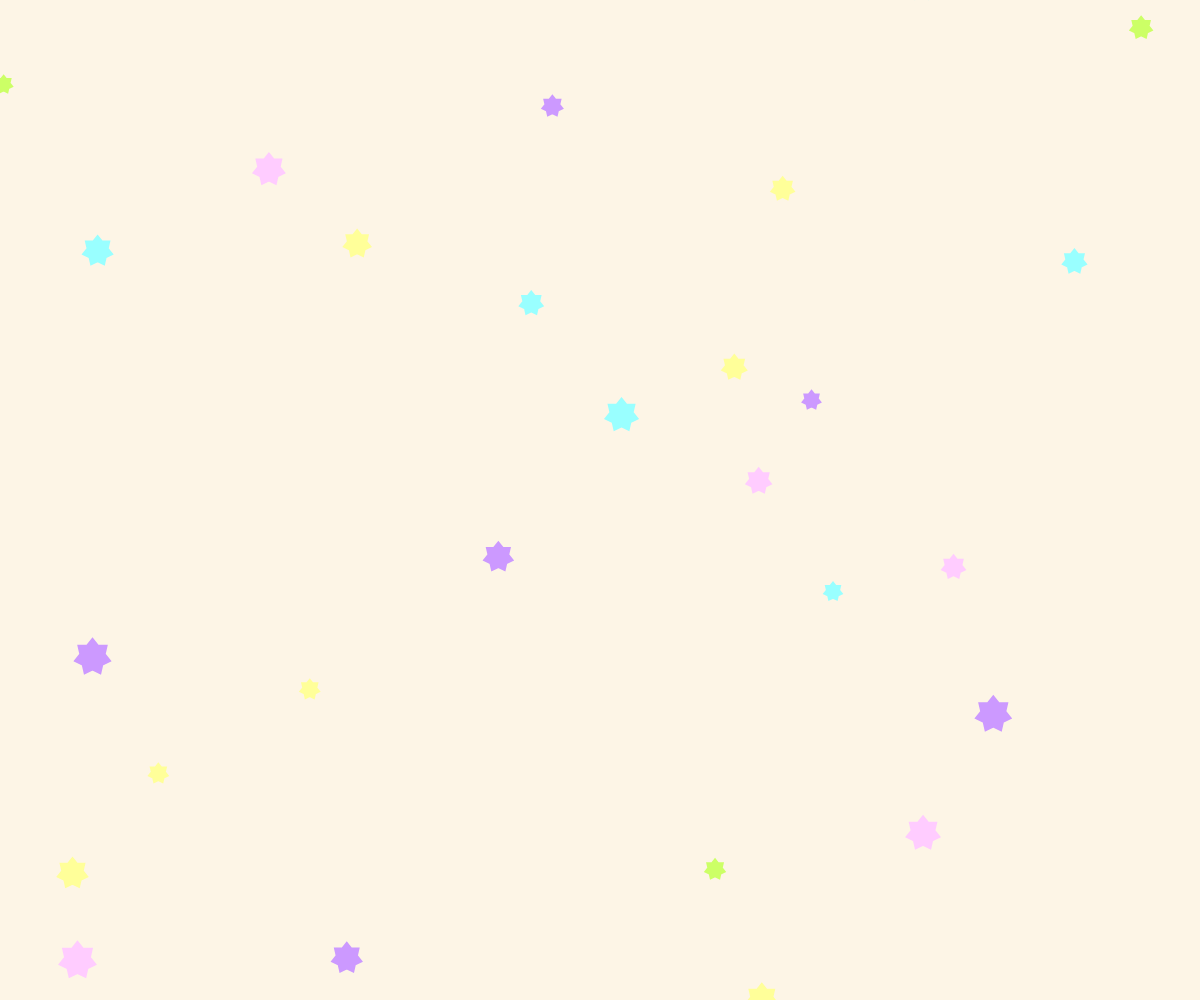
Frame 1 (no input)
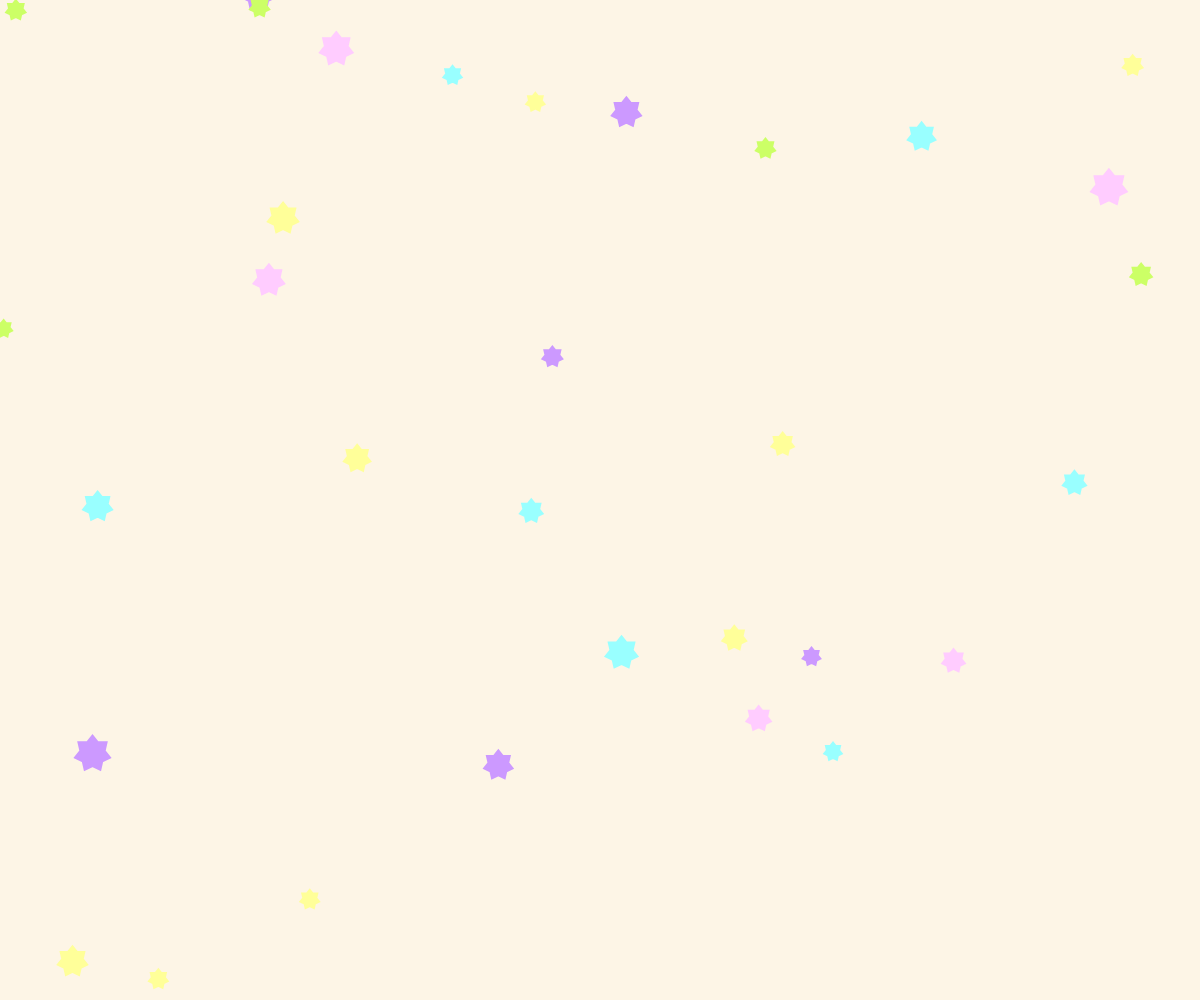
Frame 60 (no input)
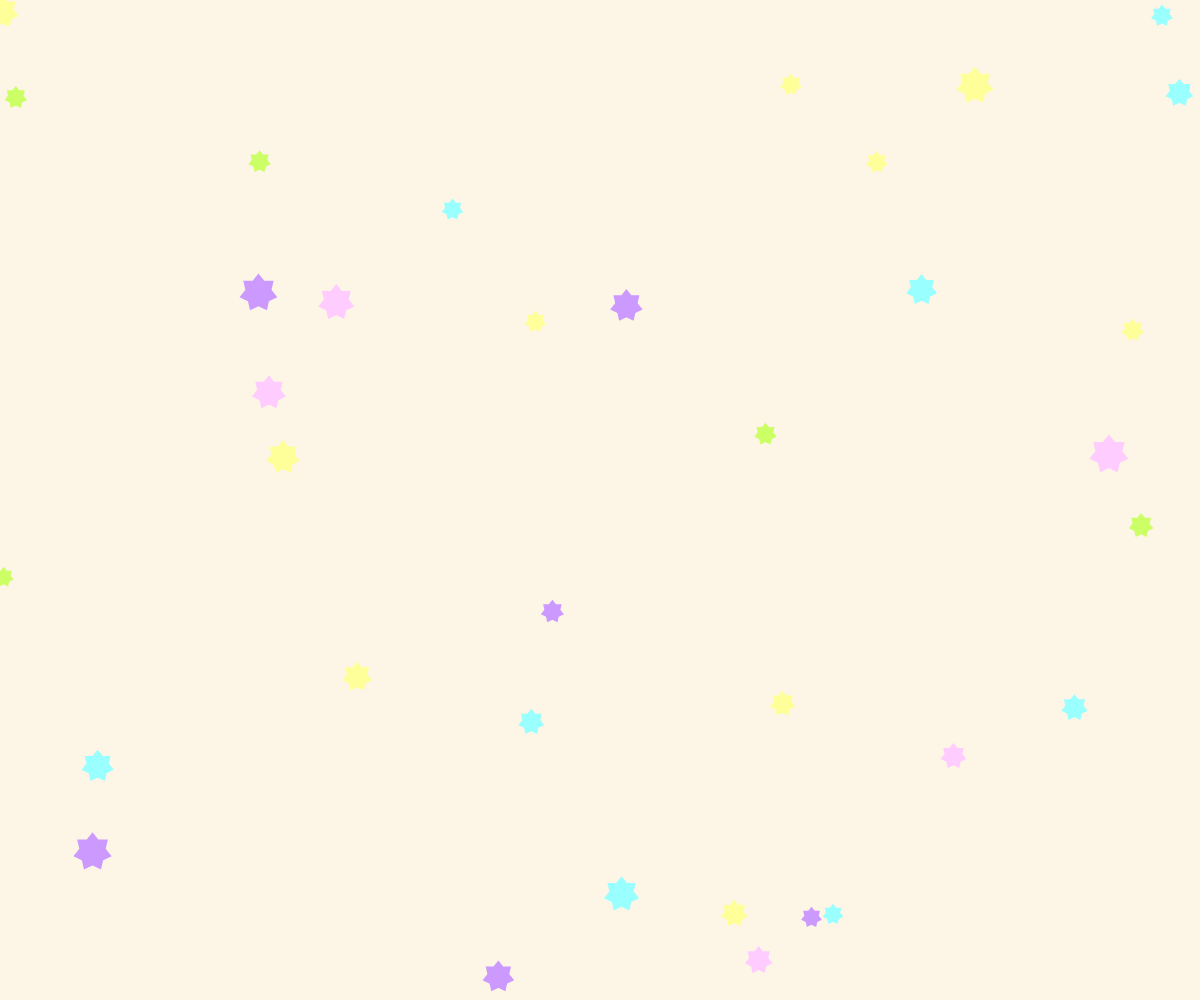
Frame 120 (the mouse pressed at the canvas centre since frame 60)

The p5.js sketch that drew these frames (run headless with seeded random() and noise() and a simulated clock; from frame 60 on, the mouse is pressed at the canvas centre):

// p5.js sketch
// ── sketch.js
// 最終課題作成


let stars = []; // 星の配列
let numStars = 50; // 星の数

function setup() {
  createCanvas(windowWidth, windowHeight); 
  // キャンバスのサイズ

  // 色の配列を初期化
  colors = [
    color(204, 255, 102),   // 緑
    color(255, 255, 153),   // 黄色
    color(255, 204, 255),   // ピンク
    color(153, 255, 255), // 青
    color(204, 153, 255)  // 紫
  ];

  for (let i = 0; i < numStars; i++) {
    // 星を初期化
    stars.push({
      x: random(width), // ランダムなX座標
      y: random(-height, height), // 初期Y座標（画面外も含む）
      size: random(10, 20), // 星のサイズ
      speed: random(1, 5), // 星の落下スピード
      color: random(colors),
    });
  }
}




function draw() {
  background(253, 245, 230); // 背景
  noStroke();
  // fill(255, 255, 102); // 星を黄色に

  for (let star of stars) {
    fill(star.color)
    konpeito(star.x, star.y, star.size); // 星を描画
    star.y += star.speed; // 星を落下させる

    // 星が画面の下に到達したら上部に戻る
    if (star.y > height) {
      star.y = random(-50, -10); // 少し画面外に設定
      star.x = random(width); // 新しいX座標を設定
    }
  }
}

function windowResized(){
  resizeCanvas(windowWidth, windowHeight);
}


function konpeito(cx, cy, r){
  beginShape();
  for(let i = 0; i < 7; i++){
    let theta = TWO_PI * i * 2 / 7 - HALF_PI;
    let x = cx + cos(theta) * r;
    let y = cy + sin(theta) * r;
    vertex(x,y);
  }
  endShape(CLOSE);
}

  
